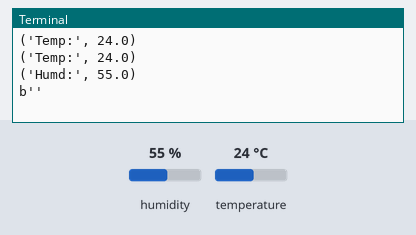
The program below on a simulated Raspberry Pi (header pin numbers). Shown: the last lines printed to the terminal. The inputs (shaded band) are chosen by the test bench; at power-on: humidity 55 %, temperature 24 °C. Web requests get an empty 200 reply after 0.4 s.

Above: at 1.7 s.
1.8 s: humidity set to 22 %
At 4.23 s:
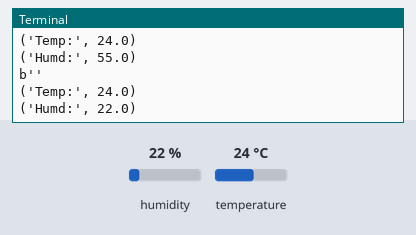
5.3 s: temperature set to 12 °C
At 8.5 s:
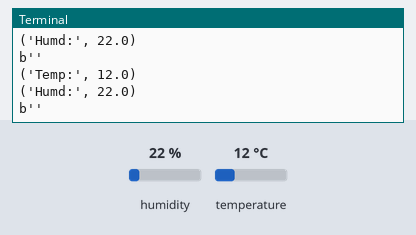
8.8 s: humidity set to 40 %
At 10.7 s:
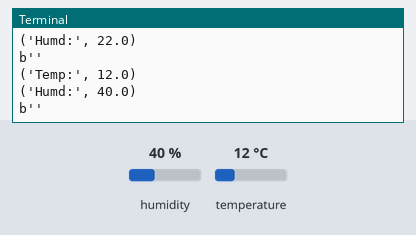
Timing chart, 0 to 12.2 s (numbered marks = the images above; inputs shaded):
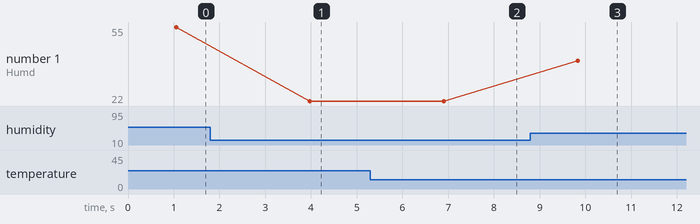

The program:

dht_fun.py
```python
import RPi.GPIO as GPIO
from time import sleep
import Adafruit_DHT
import urllib2
import json

GPIO.setwarnings(False)
GPIO.setmode(GPIO.BOARD)

DHT_PIN = 4
SENSOR = Adafruit_DHT.DHT11

humidity, temperature = Adafruit_DHT.read_retry(SENSOR, DHT_PIN)
print ("Temp:", temperature)

while True:
    humidity, temperature = Adafruit_DHT.read_retry(SENSOR, DHT_PIN)

    if temperature == None or humidity == None:
        print ("ERROR! NONE ON DATA!")
        continue

    if humidity > 100:
        print ('ERROR! HUMIDITY TOO HIGH!')
        continue

    print("Temp:", temperature)
    print("Humd:", humidity)

    dweet = 'http://dweet.io/dweet/for/ludreamteam?'

    tempVar = 'temp=' + str(temperature)
    humdVar = 'humd=' + str(humidity)

    dweet += tempVar + '&' + humdVar

    response = urllib2.urlopen(dweet)

    html = response.read()
    print (html)

    sleep(2)    
```

Measured:
- after the input at 1.8 s, the terminal: prints a new line after 2.2 s (image 1)
- after the input at 5.3 s, the terminal: prints a new line after 1.6 s (image 2)
- after the input at 8.8 s, the terminal: prints a new line after 1.0 s (image 3)
- plotted number 1: 55 → 22 after the input at 1.8 s, 22 → 40 after the input at 8.8 s
